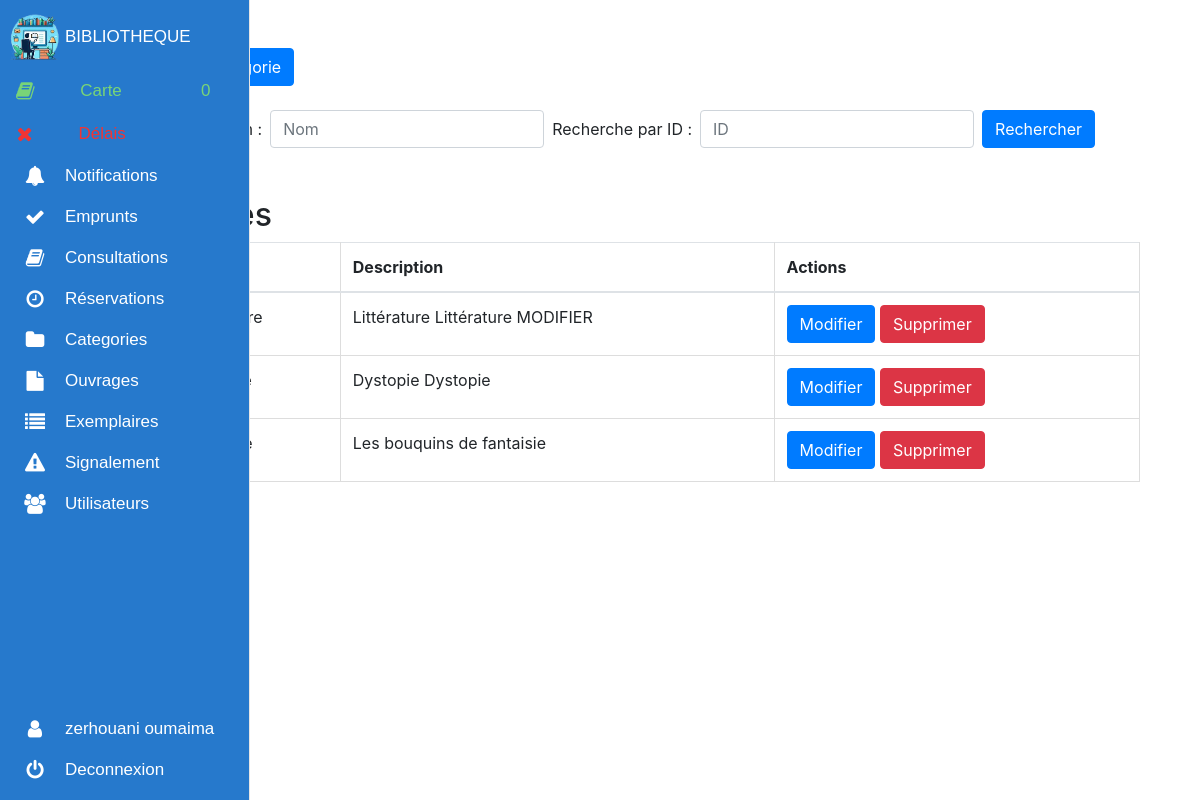
/categorie/ (signed in), run on the app's committed database.
### biblio_app/models.py (models this page shows, shortened)
class Personne(AbstractBaseUser, PermissionsMixin):
    image = models.ImageField(upload_to='uploads/users/image/', null=True, blank=True,default="assets/profile_user.jpeg")
    email = models.EmailField(unique=True)
    nom = models.CharField(max_length=100)
    prenom = models.CharField(max_length=100)
    telephone = models.CharField(max_length=20)
    password=models.CharField(max_length=50)
    is_verified = models.BooleanField(default=False)
    is_active = models.BooleanField(default=True)
    is_staff = models.BooleanField(default=False)
    banni = models.BooleanField(default=False)
    USERNAME_FIELD = 'email'
    REQUIRED_FIELDS = ['nom','prenom','password']
    ROLE_CHOICES = (
        ('UTILISATEUR', 'Utilisateur'),
        ('BIBLIOTHECAIRE', 'Bibliothecaire'),
        ('ADMINSUP', 'AdminSup'),
    )
    role = models.CharField(max_length=20, choices=ROLE_CHOICES, default='UTILISATEUR')
    objects = PersonneManager()

class Categorie(models.Model):
    id_categorie = models.AutoField(primary_key=True)
    nom_categorie = models.CharField(max_length=100)
    description_categorie = models.CharField(max_length=300, default='')

### biblio_app/views.py (the view)
# urls.py: path('categorie/',views.categorie,name='categorie'),
@login_required
def categorie(request):
    if is_Staff(request):
        try:
            categories_list = Categorie.objects.all().order_by('id_categorie')
            paginator = Paginator(categories_list, 10)  # Show 10 categories per page
            page_number = request.GET.get('page')
            categories = paginator.get_page(page_number)
            return render(request, 'categorie.html', {'categories': categories})
        except DatabaseError as e:
            messages.error(request, "Une erreur est survenue lors de la récupération des catégories.")
            return redirect('home')
    else:
        messages.error(request, "Vous n'êtes pas autorisé à accéder à cette page.")
        return redirect('home')

### biblio_app/views.py (called while the page is built)
@login_required
def is_Staff(request):
    if not request.user.is_authenticated:
        return redirect('login_user')
    elif request.user.role == 'BIBLIOTHECAIRE' or request.user.role == 'ADMINSUP':
        return True
    else:
        return False

### cart/cart.py (called while the page is built)
    def __len__(self):
        return len(self.cart)

### cart/context_processors.py (called while the page is built)
def cart(request):
    return {'cart':Cart(request)}

### biblio_app/templates/categorie.html (shortened to what this page needs)
{% extends 'admin_nav.html' %}{% block content %}
  <link rel="stylesheet" href="https://stackpath.bootstrapcdn.com/bootstrap/4.5.2/css/bootstrap.min.css">
<div class="container mt-5">
  <button type="button" class="btn btn-primary" data-toggle="modal" data-target="#addCategoryModal">
  </button><br><br>
   <form class="form-inline mb-3" id="searchForm">
    <div class="form-group mr-2">
      <label for="searchByName">Recherche par nom :</label>
      <input type="text" class="form-control ml-2" id="searchByName" placeholder="Nom">
    </div>
    <div class="form-group mr-2">
      <label for="searchById">Recherche par ID :</label>
      <input type="text" class="form-control ml-2" id="searchById" placeholder="ID">
    </div>
    <button type="submit" class="btn btn-primary">Rechercher</button>
  </form>
  <div class="mt-5">
    <h2>Categories</h2>
    <table class="table">
      <thead>
        <tr>
          <th>ID</th>
          <th>Nom</th>
          <th>Description</th>
          <th>Actions</th>
        </tr>
      </thead>
      <tbody>
        {% for categorie in categories %}
          <tr>
            <td>{{ categorie.id_categorie }}</td>
            <td>{{ categorie.nom_categorie }}</td>
            <td>{{ categorie.description_categorie }}</td>
            <td>
            <button class="btn btn-primary modify-btn" data-toggle="modal" data-target="#modifyModal" data-categorie-id="{{ categorie.id_categorie }}" data-nom_categorie ="{{ categorie.nom_categorie }}"
            data-description_categorie="{{ categorie.description_categorie }}">Modifier</button>
            <button class="btn btn-danger delete-btn" data-id_categorie="{{ categorie.id_categorie }}">Supprimer</button>
            </td>
          </tr>
        {% endfor %}
      </tbody>
    </table>
    <div class="pagination" style="margin-bottom: 15px; margin-top: 10px;">
        <nav aria-label="Page navigation">
          <ul class="pagination">
              {% for num in categories.paginator.page_range %}
              <li class="page-item {% if page_obj.number == num %}active{% endif %}"><a class="page-link" href="?page={{ num }}">{{ num }}</a></li>
              {% endfor %}
          </ul>
      </nav>
    </div>
</div>
{% endblock content%}

### biblio_app/templates/admin_nav.html (shortened to what this page needs)
{% load static %}
<!DOCTYPE html>
<html>
  <head>
    <link rel="stylesheet" href="{% static 'css/admin_nav.css' %}" />
    <link
      href="https://cdn.jsdelivr.net/npm/bootstrap@5.2.3/dist/css/bootstrap.min.css"
      rel="stylesheet"
    />
    <link
      href="https://cdn.jsdelivr.net/npm/bootstrap-icons@1.5.0/font/bootstrap-icons.css"
      rel="stylesheet"
    />
  </head>
  <body>
    <nav class="main-menu">
      <ul>
        <li>
          <a href="../administration/">
            <i class="fa">
          <img
          src="{% static 'assets/logo.png' %}"
          alt="logo" style="max-width: 100%;"/></i>
          <span class="nav-text">BIBLIOTHEQUE</span></a>
        </li>
        {% if request.user.role == 'BIBLIOTHECAIRE' %}
        <li>
            <a
              href="{% url 'cart_summary' %}"
              class="btn btn-outline-white"
              type="submit"
              style="color: rgb(120, 212, 120); padding: 0; margin: 0"
              title="Ouvrages stockés dans votre carte"
            >
              <i class="fa fa-book fa-2x"></i>
              <span class="nav-text"> Carte </span>
              <span class="nav-text">{{ cart|length}}</span>
            </a>
        </li>
        <li>
          <a
            href="../emprunts_overdue/"
            class="btn btn-outline-white"
            type="submit"
            style="color: rgb(241, 52, 52); padding: 0; margin: 0"
            title="Emprunts non retournées"
          >
            <i class="fa fa-times fa-2x"></i>
            <span class="nav-text"> Délais </span>
            <span class="nav-text" id="overdue_nb"></span>
          </a>
        </li>
        <li class="has-subnav">
          <a href="../notifications/">
            <i class="fa fa-bell fa-2x"></i>
            <span class="nav-text"> Notifications </span>
          </a>
        </li>
        <li class="has-subnav">
          <a href="../liste_emprunt/">
            <i class="fa fa-check fa-2x"></i>
            <span class="nav-text"> Emprunts </span>
          </a>
        </li>
        <li class="has-subnav">
          <a href="../liste_consultation/">
            <i class="fa fa-book" aria-hidden="true"></i>
            <span class="nav-text"> Consultations </span>
          </a>
        </li>
        <li class="has-subnav">
          <a href="../reservations/">
            <i class="fa fa-clock-o" aria-hidden="true"></i>
            <span class="nav-text"> Réservations </span>
          </a>
        </li>
        {% endif %}
        <li class="has-subnav">
          <a href="../categorie/">
            <i class="fa fa-folder fa-2x"></i>
            <span class="nav-text"> Categories </span>
          </a>
        </li>
        <li>
          <a href="../ouvrage/">
            <i class="fa fa-file fa-2x"></i>
            <span class="nav-text"> Ouvrages </span>
          </a>
        </li>
        <li>
          <a href="../exemplaire/">
            <i class="fa fa-list fa-2x"></i>
            <span class="nav-text"> Exemplaires </span>
          </a>
        </li>
        <li>
          <a href="../Signalement/">
            <i class="fa fa-exclamation-triangle fa-2x"></i>
            <span class="nav-text"> Signalement </span>
          </a>
        </li>
        <li class="has-subnav">
          <a href="../utilisateurs/">
            <i class="fa fa-users fa-2x"></i>
            <span class="nav-text"> Utilisateurs </span>
          </a>
        </li>
      </ul>
      <ul class="logout">
        <li>
          <a href="{% url 'update_profile' %}">
            <i class="fa fa-user fa-2x"></i>
            <span class="nav-text">
              {{ request.user.nom }} {{ request.user.prenom }}
            </span>
          </a>
        </li>
        <li>
          <a href="{% url 'logout_user' %}">
            <i class="fa fa-power-off fa-2x"></i>
            <span class="nav-text"> Deconnexion </span>
          </a>
        </li>
      </ul>
    </nav>
    <div class="container">
      <main class="main-content">
        {% block content %} {% endblock %}
      </main>
    </div>
  </body>
</html>

### biblio_app/static/css/admin_nav.css (style rules this page uses)
.fa-2x { font-size: 2em; }
.fa { position: relative; display: table-cell; width: 60px; height: 36px; text-align: center; vertical-align: middle; font-size:20px; }
nav.main-menu { position: fixed; top: 0; bottom: 0; left: 0; width: 60px; background-color: #2679cc; z-index: 999; }
.main-menu { background:#2679cc; border-right:1px solid #e5e5e5; position:absolute; top:0; bottom:0; height:100%; left:0; width:60px; overflow:hidden; -webkit-transition:width .05s linear; transition:width .05s linear; -webkit-transform:translateZ(0) scale(1,1); z-index: 999; }
.main-menu>ul { margin:7px 0; }
.main-menu li { position:relative; display:block; width:250px; margin: 5px; }
.main-menu li>a { position:relative; display:table; border-collapse:collapse; border-spacing:0; color:#ffffff; font-family: arial; font-size: 17px; text-decoration:none; -webkit-transform:translateZ(0) scale(1,1); -webkit-transition:all .1s linear; transition:all .1s linear; }
.main-menu .nav-text { position:relative; display:table-cell; vertical-align:middle; width:190px; font-family: 'Titillium Web', sans-serif; }
.main-menu>ul.logout { position:absolute; left:0; bottom:0; }
nav { -webkit-user-select:none; -moz-user-select:none; -ms-user-select:none; -o-user-select:none; user-select:none; }
nav ul,nav li { outline:0; margin:0; padding:0; }
.main-content { margin-left: 45px; }

### biblio_app/templates/categorie.html (style rules this page uses)
table { border-collapse: collapse; width: 100%; }
th, td { border: 1px solid #dddddd; text-align: left; padding: 8px; }
th { background-color: #f2f2f2; }
.pagination { margin-top: 20px; }

### data on the page
Personne: user.nom "zerhouani", user.prenom "oumaima"
Categorie: description_categorie "Littérature Littérature MODIFIER"
Categorie: description_categorie "Dystopie Dystopie"
Categorie: description_categorie "Les bouquins de fantaisie"

### other printed values
{{ cart|length }} "0"
